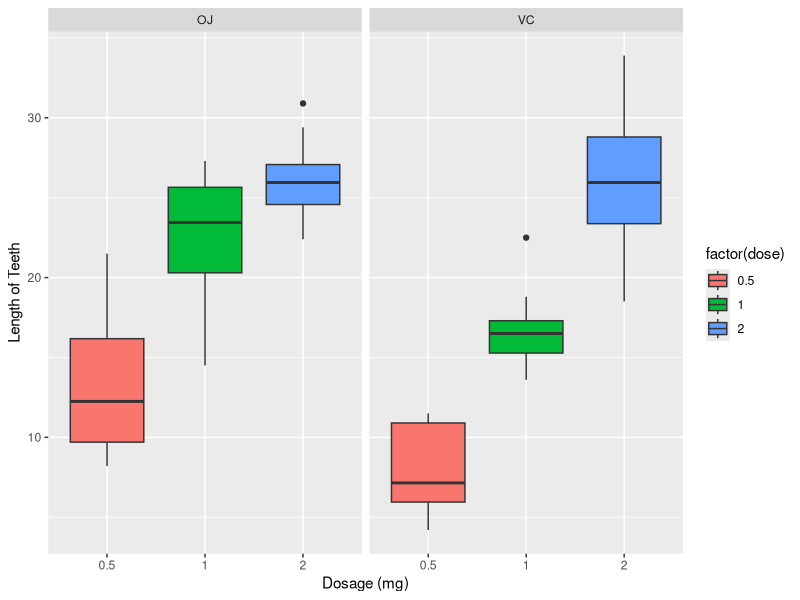

Write the R code that produced this figure. (Note: this script raises an error after producing the figure.)
## ---- chunk 1
library(datasets)
data(ToothGrowth)
head(ToothGrowth)
summary(ToothGrowth)
## ---- chunk 2
library(ggplot2)
ggplot(ToothGrowth, aes(x=factor(dose), y=len, fill=factor(dose))) +
        geom_boxplot() +
        facet_grid(.~supp) + 
        labs(main="Analyzing ToothGrowth Dataset", y="Length of Teeth", x="Dosage (mg)")
## ---- chunk 3
t.test(len~supp, data=ToothGrowth, paired=FALSE)
## ---- chunk 4
dose1 <- subset(ToothGrowth, dose==0.5)
dose2 <- subset(ToothGrowth, dose==1.0)
dose3 <- subset(ToothGrowth, dose==2.0)
## ---- chunk 5
t.test(len~supp, data=dose1, paired=FALSE)
## ---- chunk 6
t.test(len~supp, data=dose2, paired=FALSE)
## ---- chunk 7
t.test(len~supp, data=dose3, paired=FALSE)
